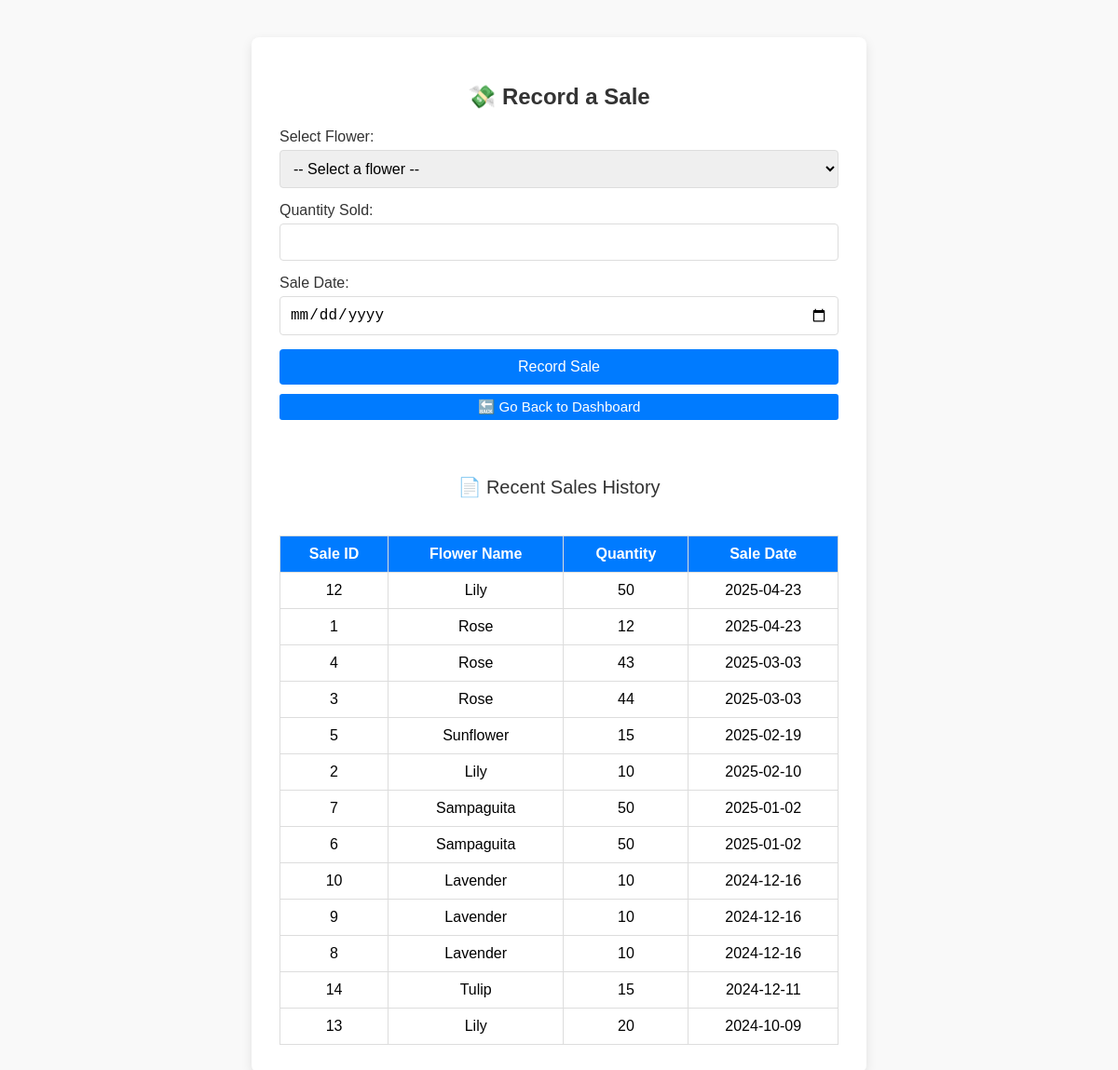
The app's page /dashboard/record_sale.php with its own data.
### tables this page shows
CREATE TABLE `sales` (
  `id` int(11) NOT NULL,
  `product_id` int(11) DEFAULT NULL,
  `quantity` int(11) NOT NULL,
  `sale_date` date NOT NULL
);

CREATE TABLE `product` (
  `flower_id` int(11) NOT NULL,
  `name` varchar(255) NOT NULL,
  `description` text DEFAULT NULL,
  `price` decimal(10,2) NOT NULL,
  `quantity` int(11) DEFAULT NULL,
  `size` varchar(255) NOT NULL,
  `color` varchar(255) NOT NULL,
  `available` int(11) NOT NULL,
  `image_url` varchar(255) NOT NULL
);

### dashboard/record_sale.php (the view, shortened to what this page needs)
<?php
include 'db.php';
$sales_history = $conn->query("
    SELECT s.id, p.name AS product_name, s.quantity, s.sale_date
    FROM sales s
    JOIN product p ON s.product_id = p.flower_id
    ORDER BY s.sale_date DESC, s.id DESC
    LIMIT 20
");
?>
<!DOCTYPE html>
<html lang="en">
<head>
</head>
<body>
    <div class="container">
        <h2>💸 Record a Sale</h2>
        <form method="post" onsubmit="return confirmSale()">
            <label for="product_id">Select Flower:</label>
            <select name="product_id" id="product_id" required>
                <option disabled selected>-- Select a flower --</option>
            </select>
            <label for="quantity">Quantity Sold:</label>
            <input type="number" name="quantity" id="quantity" min="1" required>
            <label for="sale_date">Sale Date:</label>
            <input type="date" name="sale_date" id="sale_date" required>
            <input type="submit" value="Record Sale">
            <a href="dashboard.php" class="btn-back-dashboard">🔙 Go Back to Dashboard</a>
        </form>
        <div class="section-title">📄 Recent Sales History</div>
        <table>
            <thead>
                <tr>
                    <th>Sale ID</th>
                    <th>Flower Name</th>
                    <th>Quantity</th>
                    <th>Sale Date</th>
                </tr>
            </thead>
            <tbody>
                <?php while ($sale = $sales_history->fetch_assoc()): ?>
                    <tr>
                        <td><?= $sale['id'] ?></td>
                        <td><?= htmlspecialchars($sale['product_name']) ?></td>
                        <td><?= $sale['quantity'] ?></td>
                        <td><?= $sale['sale_date'] ?></td>
                    </tr>
                <?php endwhile; ?>
            </tbody>
        </table>
    </div>
</body>
</html>

### dashboard/record_sale.php (style rules this page uses)
body { font-family: 'Arial', sans-serif; background-color: #f9f9f9; margin: 0; padding: 40px; }
.container { background-color: #fff; padding: 30px; border-radius: 8px; box-shadow: 0 4px 12px rgba(0, 0, 0, 0.1); max-width: 600px; margin: auto; }
h2 { text-align: center; color: #333; }
form { display: flex; flex-direction: column; }
label { font-size: 16px; margin-bottom: 5px; color: #333; }
select, input[type="number"], input[type="date"] { padding: 10px; margin-bottom: 15px; border: 1px solid #ddd; border-radius: 4px; font-size: 16px; }
input[type="submit"] { padding: 10px 20px; background-color: #007bff; color: white; border: none; border-radius: 4px; font-size: 16px; cursor: pointer; transition: background-color 0.3s; }
table { width: 100%; border-collapse: collapse; margin-top: 40px; }
table th, table td { padding: 10px; border: 1px solid #ddd; text-align: center; }
table th { background-color: #007bff; color: white; }
.section-title { margin-top: 60px; margin-bottom: 10px; font-size: 20px; color: #333; text-align: center; }
.btn-back-dashboard { display: inline-block; padding: 5px 10px; background-color: #007bff; color: white; font-size: 15px; text-decoration: none; border-radius: 3px; margin-top: 10px; text-align: center; }

### records on screen
sales: id "12", product.name "Lily", quantity "50", sale_date "2025-04-23"
sales: id "1", product.name "Rose", quantity "12", sale_date "2025-04-23"
sales: id "4", product.name "Rose", quantity "43", sale_date "2025-03-03"
sales: id "3", product.name "Rose", quantity "44", sale_date "2025-03-03"
sales: id "5", product.name "Sunflower", quantity "15", sale_date "2025-02-19"
sales: id "2", product.name "Lily", quantity "10", sale_date "2025-02-10"
sales: id "7", product.name "Sampaguita", quantity "50", sale_date "2025-01-02"
sales: id "6", product.name "Sampaguita", quantity "50", sale_date "2025-01-02"
sales: id "10", product.name "Lavender", quantity "10", sale_date "2024-12-16"
sales: id "9", product.name "Lavender", quantity "10", sale_date "2024-12-16"
sales: id "8", product.name "Lavender", quantity "10", sale_date "2024-12-16"
sales: id "14", product.name "Tulip", quantity "15", sale_date "2024-12-11"
sales: id "13", product.name "Lily", quantity "20", sale_date "2024-10-09"
